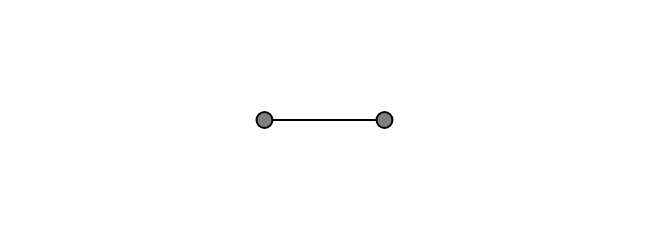
Frame 1 (no input)
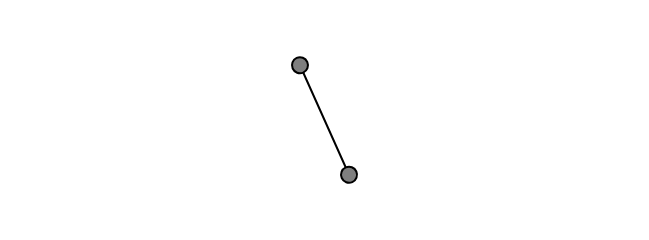
Frame 60 (no input)
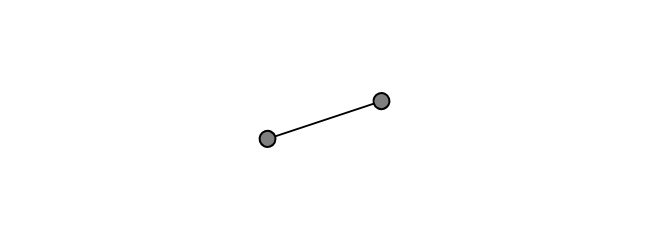
Frame 120 (the mouse pressed at the canvas centre since frame 60)

The p5.js sketch that drew these frames (run headless with seeded random() and noise() and a simulated clock; from frame 60 on, the mouse is pressed at the canvas centre):

// p5.js sketch
// ── sketch.js
let angle = 0;
let angleVel = 0;
let angleAcc = 0.0001;

function setup() {
  createCanvas(649, 240);
}

function draw() {
  background(255);
  
  angleAcc = map(mouseX, 0, width, -0.01, 0.01)

  translate(width/2, height/2);
  rotate(angle);
  
  fill(127);
  stroke (0)
  strokeWeight(2);
  
  line(-60,0,60,0);
  circle(-60,0,16);
  circle(60,0,16);
 
  angleVel += angleAcc;
  angle += angleVel;
  
}
